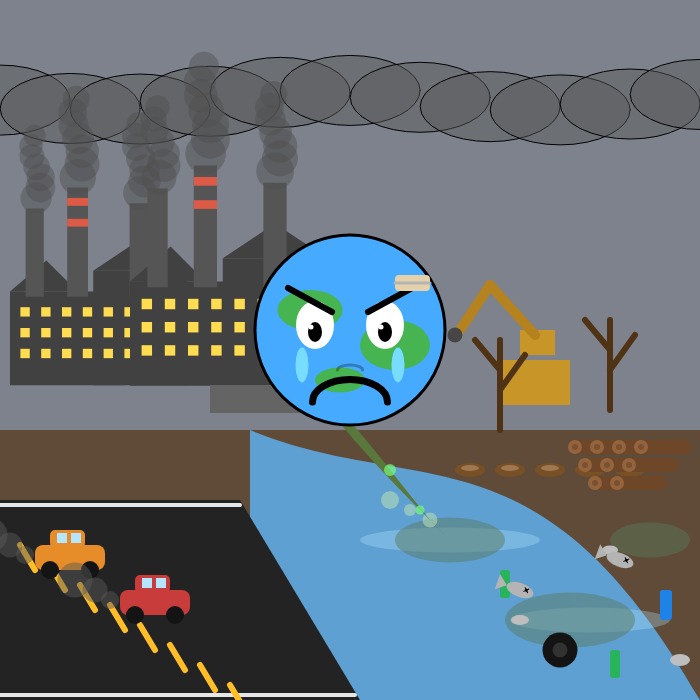
Frame 1 (no input)
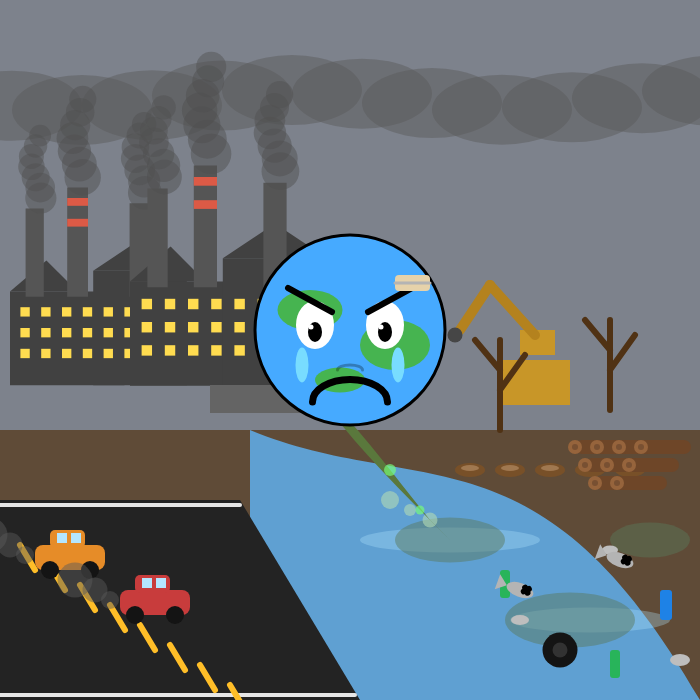
Frame 60 (no input)
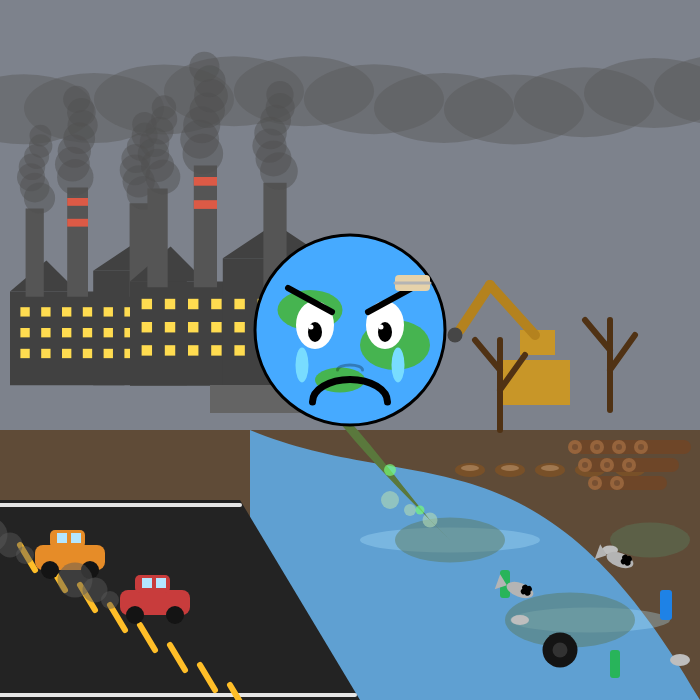
Frame 120 (the mouse pressed at the canvas centre since frame 60)

The p5.js sketch that drew these frames (run headless with seeded random() and noise() and a simulated clock; from frame 60 on, the mouse is pressed at the canvas centre):

// p5.js sketch
// ── sketch.js

function setup() {
  createCanvas(700, 700);
}

function draw() {

  // Sky background
  background(125, 130, 140);

  // Moving smoke clouds
  for (let i = 0; i < 12; i++) {

    fill(90, 90, 90, 120);

    ellipse(
      i * 70 + (frameCount * 0.2 % width),
      100 + sin(frameCount * 0.01 + i) * 10,
      140,
      70
    );
  }

  // Ground
  noStroke();

  fill(95, 75, 55);

  rect(0, 430, width, 270);

  // River
  drawRiver();

  // Factories
  drawFactory(10, 250, 0.52);
  drawFactory(130, 235, 0.58);

  // Pipe releasing dirty water
  fill(100);

  rect(210, 385, 120, 28);

  // Toxic water flowing out
  fill(90, 120, 60);

  beginShape();

  vertex(330, 400);

  bezierVertex(
    360, 430,
    390, 470,
    430, 520
  );

  vertex(450, 540);

  bezierVertex(
    400, 490,
    360, 450,
    330, 410
  );

  endShape(CLOSE);

  // Toxic bubbles
  fill(120, 255, 120, 170);

  ellipse(390, 470, 12);
  ellipse(420, 510, 9);

  // ===================================================
  // Road
  // ===================================================

  fill(35);

  quad(0, 500, 240, 500, 360, 700, 0, 700);

  // Road side white borders
  stroke(230);

  strokeWeight(4);

  line(0, 505, 240, 505);
  line(0, 695, 355, 695);

  // Yellow road divider lines
  stroke(255, 190, 40);

  strokeWeight(6);

  for (let i = 0; i < 8; i++) {

    let x1 = 20 + i * 30;
    let y1 = 545 + i * 20;

    let x2 = 35 + i * 30;
    let y2 = 570 + i * 20;

    line(x1, y1, x2, y2);
  }

  noStroke();

  // Cars producing smoke
  drawPollutionCar(35, 545, color(230, 140, 40));
  drawPollutionCar(120, 590, color(200, 60, 60));

  // Deforestation area
  drawDeforestation();

  // Sad Earth
  drawSadEarth(width / 2, 330, 190);
}

// ======================================================
// River Function
// ======================================================

function drawRiver() {

  noStroke();

  // Light dirty blue river
  fill(95, 160, 210);

  beginShape();

  vertex(250, 430);

  bezierVertex(
    420, 500,
    540, 420,
    700, 700
  );

  vertex(700, 700);
  vertex(250, 700);

  endShape(CLOSE);

  // Water highlights
  fill(180, 230, 255, 80);

  ellipse(450, 540, 180, 25);
  ellipse(590, 620, 160, 25);

  // Dirty patches in water
  fill(90, 120, 90, 120);

  ellipse(450, 540, 110, 45);
  ellipse(570, 620, 130, 55);
  ellipse(650, 540, 80, 35);

  // Plastic bottles
  fill(40, 180, 90);

  rect(500, 570, 10, 28, 3);
  rect(610, 650, 10, 28, 3);

  fill(30, 130, 230);

  rect(660, 590, 12, 30, 3);

  // Plastic waste
  fill(190);

  ellipse(520, 620, 18, 10);
  ellipse(610, 550, 16, 9);
  ellipse(680, 660, 20, 12);

  // Floating tyre
  fill(20);

  ellipse(560, 650, 35);

  fill(50);

  ellipse(560, 650, 15);

  // Toxic foam
  fill(180, 220, 180, 150);

  ellipse(390, 500, 18);
  ellipse(410, 510, 12);
  ellipse(430, 520, 15);

  // Dead fish
  drawDeadFish(520, 590);
  drawDeadFish(620, 560);
}

// ======================================================
// Factory Function
// ======================================================

function drawFactory(x, y, s) {

  push();

  translate(x, y);

  scale(s);

  // Factory buildings
  fill(65);

  rect(0, 80, 220, 180);

  rect(160, 40, 180, 220);

  // Roofs
  triangle(0, 80, 70, 20, 130, 80);

  triangle(160, 40, 250, -20, 340, 40);

  // Chimneys
  fill(85);

  rect(30, -80, 35, 170);
  rect(110, -120, 40, 210);
  rect(230, -90, 40, 180);

  // Red chimney stripes
  fill(220, 90, 70);

  rect(110, -100, 40, 15);
  rect(110, -60, 40, 15);

  // Windows
  fill(255, 220, 80);

  for (let i = 20; i < 320; i += 40) {

    for (let j = 110; j < 220; j += 40) {

      rect(i, j, 18, 18);
    }
  }

  // Smoke animation
  for (let i = 0; i < 7; i++) {

    fill(80, 80, 80, 120);

    ellipse(
      50 + sin(frameCount * 0.02 + i) * 10,
      -100 - i * 20,
      60 - i * 3
    );

    ellipse(
      130 + sin(frameCount * 0.03 + i) * 10,
      -140 - i * 25,
      70 - i * 3
    );

    ellipse(
      250 + sin(frameCount * 0.02 + i) * 10,
      -110 - i * 22,
      65 - i * 3
    );
  }

  pop();
}

// ======================================================
// Pollution Car Function
// ======================================================

function drawPollutionCar(x, y, c) {

  push();

  translate(x, y);

  // Car body
  fill(c);

  rect(0, 0, 70, 25, 8);

  rect(15, -15, 35, 18, 5);

  // Windows
  fill(180, 230, 255);

  rect(22, -12, 10, 10);
  rect(36, -12, 10, 10);

  // Wheels
  fill(20);

  ellipse(15, 25, 18);
  ellipse(55, 25, 18);

  // Smoke from vehicle
  fill(90, 90, 90, 120);

  ellipse(-10, 10, 18);
  ellipse(-25, 0, 25);
  ellipse(-45, -10, 35);

  pop();
}

// ======================================================
// Deforestation Function
// ======================================================

function drawDeforestation() {

  // Machine body
  fill(200, 150, 40);

  rect(500, 360, 70, 45);

  rect(520, 330, 35, 25);

  // Machine arm
  stroke(180, 130, 30);

  strokeWeight(10);

  line(535, 335, 490, 285);
  line(490, 285, 460, 330);

  noStroke();

  // Claw
  fill(70);

  ellipse(455, 335, 15);

  // Tree stumps
  for (let i = 0; i < 5; i++) {

    fill(120, 80, 40);

    ellipse(470 + i * 40, 470, 30, 14);

    fill(160, 120, 80);

    ellipse(470 + i * 40, 468, 18, 6);
  }

  // Dead trees
  drawDeadTree(500, 430);
  drawDeadTree(610, 410);

  // Wooden logs
  for (let row = 0; row < 3; row++) {

    for (let col = 0; col < 4 - row; col++) {

      let x = 575 + col * 22 + row * 10;
      let y = 440 + row * 18;

      fill(110, 70, 40);

      rect(x, y, 50, 14, 7);

      fill(150, 100, 60);

      ellipse(x, y + 7, 14);

      fill(120, 80, 50);

      ellipse(x, y + 7, 6);
    }
  }
}

// ======================================================
// Dead Tree Function
// ======================================================

function drawDeadTree(x, y) {

  stroke(80, 50, 20);

  strokeWeight(6);

  line(x, y, x, y - 90);

  line(x, y - 60, x - 25, y - 90);

  line(x, y - 40, x + 25, y - 75);

  noStroke();
}

// ======================================================
// Dead Fish Function
// ======================================================

function drawDeadFish(x, y) {

  push();

  translate(x, y);

  rotate(radians(20));

  fill(180);

  ellipse(0, 0, 28, 14);

  triangle(
    -14, 0,
    -24, -8,
    -24, 8
  );

  fill(0);

  ellipse(6, -2, 3);

  stroke(0);

  line(4, -4, 8, 0);
  line(8, -4, 4, 0);

  noStroke();

  pop();
}

// ======================================================
// Sad Earth Function
// ======================================================

function drawSadEarth(x, y, size) {

  push();

  translate(x, y);

  // Earth body
  fill(70, 170, 255);

  stroke(0);

  strokeWeight(3);

  ellipse(0, 0, size);

  // Continents
  noStroke();

  fill(70, 180, 80);

  ellipse(-40, -20, 65, 40);
  ellipse(45, 15, 70, 50);
  ellipse(-10, 50, 50, 25);

  // Eyes
  fill(255);

  ellipse(-35, -5, 38, 48);
  ellipse(35, -5, 38, 48);

  // Eye pupils
  fill(0);

  ellipse(-35, 2, 14, 20);
  ellipse(35, 2, 14, 20);

  // Eye shine
  fill(255);

  ellipse(-39, -3, 5);
  ellipse(31, -3, 5);

  // Sad eyebrows
  stroke(0);

  strokeWeight(6);

  line(-62, -42, -18, -18);
  line(18, -18, 62, -42);

  // Tears
  noStroke();

  fill(120, 220, 255);

  ellipse(-48, 35, 13, 35);
  ellipse(48, 35, 13, 35);

  // Sad mouth
  noFill();

  stroke(0);

  strokeWeight(7);

  arc(0, 72, 75, 45, PI, TWO_PI);

  // Face wrinkle
  stroke(0, 70);

  strokeWeight(3);

  arc(0, 40, 25, 10, PI, TWO_PI);

  // Bandage
  noStroke();

  fill(230, 210, 170);

  rect(45, -55, 35, 16, 4);

  stroke(180);

  line(45, -47, 80, -47);

  pop();
}
